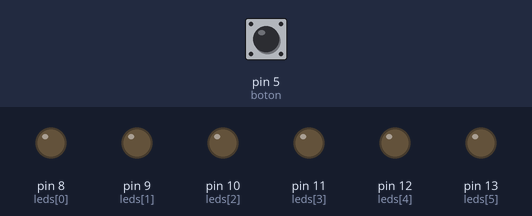
Simulated run of this sketch. Board: Arduino Uno, built with avr-gcc and run on an emulated ATmega328P. Shown: output pins drawn as LEDs (lit = HIGH). Inputs (shaded band) come from the test bench; at power-on: pin 5 (boton) LOW.

Above: at 1.2 s.
1.3 s: pin 5 (boton) pulled HIGH for 1 s
At 2.6 s:
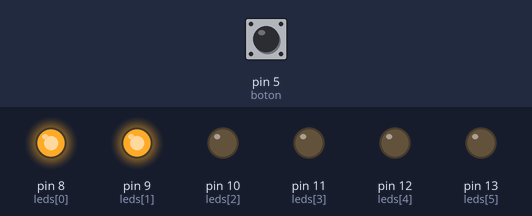
3.8 s: pin 5 (boton) pulled HIGH for 0.15 s
At 5.0 s:
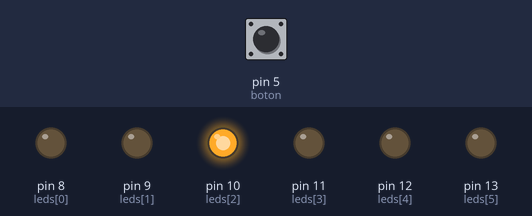
5.4 s: pin 5 (boton) pulled HIGH for 0.15 s
At 6.3 s:
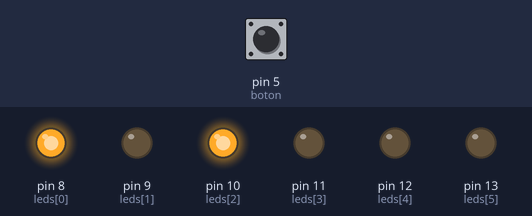
7.0 s: pin 5 (boton) pulled HIGH for 3.2 s
At 10.9 s:
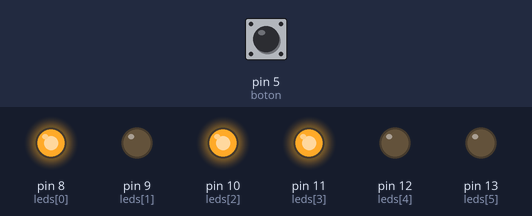
11.7 s: pin 5 (boton) pulled HIGH for 0.15 s
At 12.3 s:
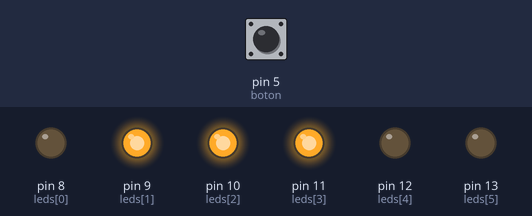
13.3 s: pin 5 (boton) pulled HIGH for 1 s
At 15.3 s:
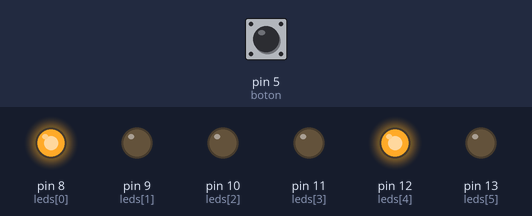
Timing chart, 0 to 16.8 s (numbered marks = the images above; inputs shaded):
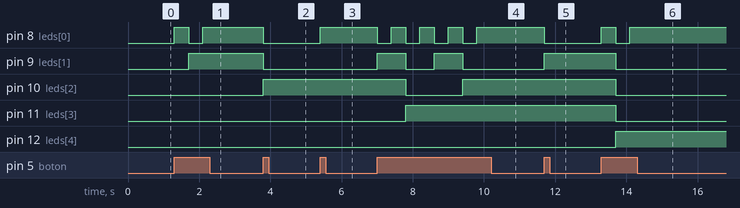

Measured:
- after the input at 1.3 s, pin 8 (leds[0]): LOW → HIGH at once, → LOW 0.40 s later, → HIGH 0.40 s later; pin 9 (leds[1]): LOW → HIGH after 0.40 s
- after the input at 3.8 s, pin 8 (leds[0]), pin 9 (leds[1]): HIGH → LOW at once; pin 10 (leds[2]): LOW → HIGH at once
- after the input at 5.4 s, pin 8 (leds[0]): LOW → HIGH at once
- after the input at 7.0 s, pin 8 (leds[0]): alternates HIGH for 0.40 s and LOW for 0.40 s, 8 changes in all, then stays HIGH, starting at once; pin 9 (leds[1]): alternates HIGH for 0.80 s and LOW for 0.80 s, 4 changes in all, then stays LOW, starting at once
- after the input at 11.7 s, pin 8 (leds[0]): HIGH → LOW at once; pin 9 (leds[1]): LOW → HIGH at once
- after the input at 13.3 s, pin 8 (leds[0]): LOW → HIGH at once, → LOW 0.40 s later, → HIGH 0.40 s later; pin 9 (leds[1]), pin 10 (leds[2]), pin 11 (leds[3]): HIGH → LOW after 0.40 s; pin 12 (leds[4]): LOW → HIGH after 0.40 s

The sketch:

DeberContadorBinario.ino
```cpp
/*
   Deber#1: Contador binario con 6 leds
*/

int leds[6]={8, 9, 10, 11, 12, 13};
int boton=5;
int numero=0;
int contador= 0;
int i=0;

void setup() {
  for (; i < 6; i++){
    pinMode(leds[i],OUTPUT);
  }
  pinMode(boton,INPUT);
    }

void loop() {
  if(digitalRead(boton)==HIGH){
    numero++;
  if (numero>0&&numero<=63){
    contador = numero;
   for (int i=0;i<6;i++){
     if ((contador%2)==1){
     digitalWrite(leds[i],HIGH);
     }
     else
     {
     digitalWrite(leds[i],LOW);
      }
      contador=(contador/2);
      }
    }
    else
    {
    for (i=0;i <= 5;i++) {
     digitalWrite(leds[i], LOW);
     }numero=0;
    }
    delay(400);
    }
        }
```
